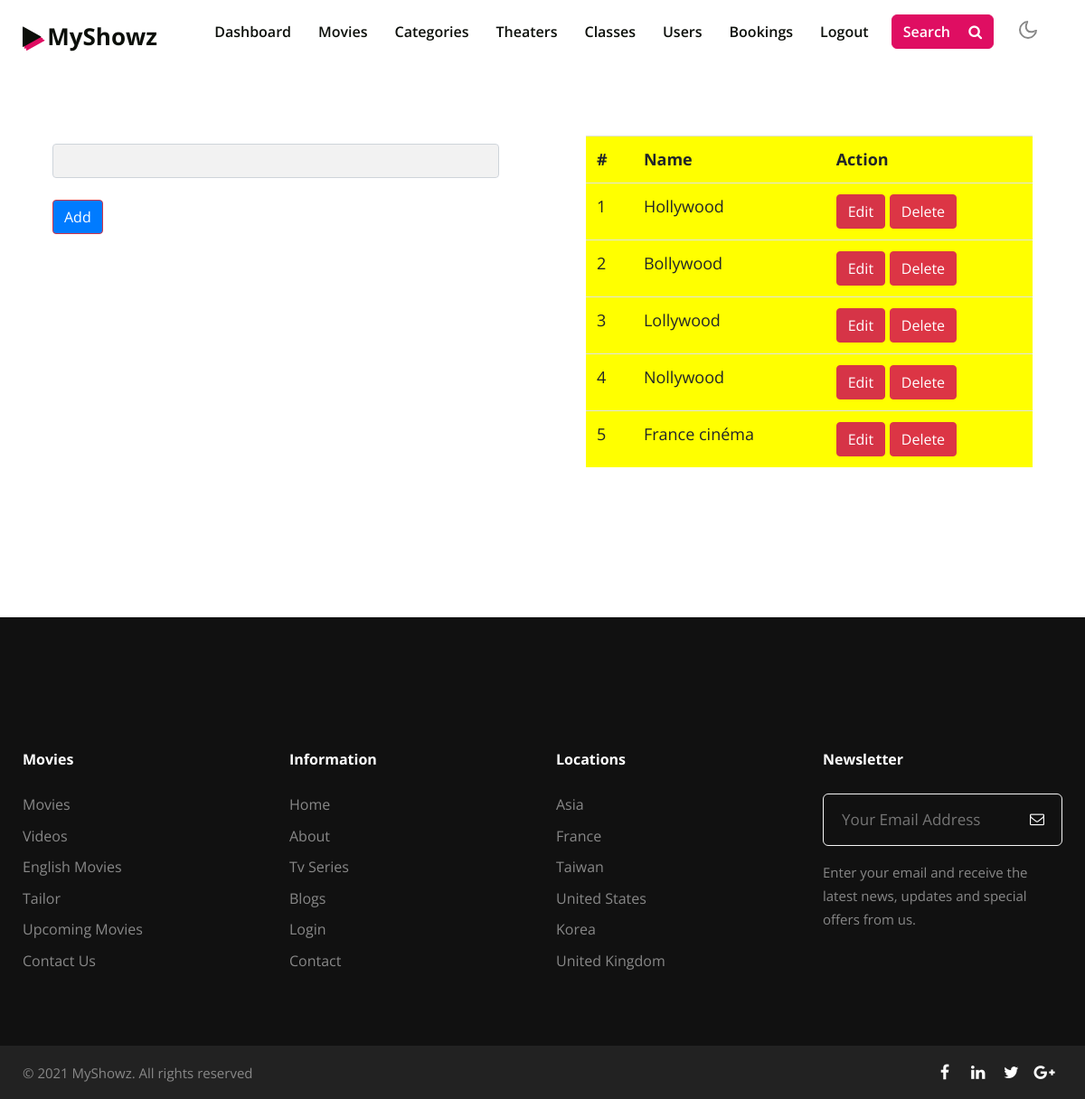
Page /Admin/categories.php (signed in) on the committed database.
### tables this page shows
CREATE TABLE `categories` (
  `catid` int(11) NOT NULL,
  `catname` varchar(255) NOT NULL
);

### Admin/categories.php (the view, shortened to what this page needs)
<!DOCTYPE html>
<html lang="en">
<head>
    <link rel="stylesheet" href="../assets/css/style-starter.css">
</head>
<body>
<?php
include ('header.php');
?>
<?php
if (isset($_GET['update'])) {
    $catid = $_GET['update'];
    $sql = "SELECT * FROM categories WHERE catid = '$catid'";
    $res = mysqli_query($conn, $sql);
    $editdata = mysqli_fetch_array($res);
?>
<div class="container">
    <div class="row">
        <div class="col-lg-6 px-5" style="padding:135px">
            <form action="categories.php" method="post">
                <div class="form-group mb-4">
                    <input type="hidden" class="form-control" value="<?=$editdata['catid']?>" name="catid" style="background-color: #f2f2f2;">
                </div>
                <div class="form-group mb-4">
                    <input type="text" class="form-control" name="catname" value="<?=$editdata['catname']?>" placeholder="Enter category" style="background-color: #f2f2f2;">
                </div>
                <div class="form-group">
                    <input type="submit" class="btn btn-info" value="Update" name="update" style="background-color: #17a2b8; color: #fff;">
                </div>
            </form>
        </div>
        <div class="col-lg-6 px-5" style="padding:150px">
            <table class="table" style="background-color: yellow;">
                <tr>
                    <th>#</th>
                    <th>Name</th>
                    <th>Action</th>
                </tr>
                <?php
                $sql = "SELECT * FROM `categories`";
                $res = mysqli_query($conn, $sql);
                if(mysqli_num_rows($res) > 0){
                    while($data = mysqli_fetch_array($res)){
                        ?>
                        <tr>
                            <td><?= $data['catid']?></td>
                            <td><?= $data['catname']?></td>
                            <td>
                                <a href="categories.php?update=<?=$data['catid']?>" class="btn btn-primary"> Edit </a>
                                <a href="categories.php?deleteid=<?=$data['catid']?>" class="btn btn-danger"> Delete </a>
                            </td>
                        </tr>
                        <?php
                    }
                }
                else{
                    echo 'No category found';
                }
                ?>
            </table>
        </div>
    </div>
</div>
<?php
} else {
?>
<div class="container">
    <div class="row">
        <div class="col-lg-6 px-5" style="padding:135px">
            <form action="categories.php" method="post">
                <div class="form-group mb-4">
                    <input type="text" class="form-control" name="catname" value="" style="background-color: #f2f2f2;">
                </div>
                <div class="form-group">
                    <input type="submit" class="btn btn-primary" value="Add" name="add" style="background-color: #007bff; color: #fff;">
                </div>
            </form>
        </div>
        <div class="col-lg-6 px-5" style="padding:150px">
            <table class="table" style="background-color: yellow;">
                <tr>
                    <th>#</th>
                    <th>Name</th>
                    <th>Action</th>
                </tr>
                <?php
                $sql = "SELECT * FROM `categories`";
                $res = mysqli_query($conn, $sql);
                if(mysqli_num_rows($res) > 0){
                    while($data = mysqli_fetch_array($res)){
                        ?>
                        <tr>
                            <td><?= $data['catid']?></td>
                            <td><?= $data['catname']?></td>
                            <td>
                                <a href="categories.php?update=<?=$data['catid']?>" class="btn btn-primary"> Edit </a>
                                <a href="categories.php?deleteid=<?=$data['catid']?>" class="btn btn-danger"> Delete </a>
                            </td>
                        </tr>
                        <?php
                    }
                }
                else{
                    echo 'No category found';
                }
                ?>
            </table>
        </div>
    </div>
</div>
<?php
}
?>
<?php
include('footer.php');
?>
</body>
</html>

### Admin/categories.php (style rules this page uses)
body { overflow-x: hidden; }

### rows in the picture
categories: catid "1", catname "Hollywood"
categories: catid "2", catname "Bollywood"
categories: catid "3", catname "Lollywood"
categories: catid "4", catname "Nollywood"
categories: catid "5", catname "France cinéma"
